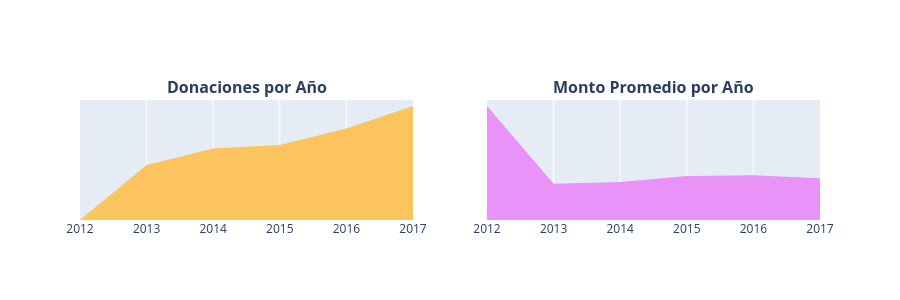

Notebook code cell kept with this figure:
### Markdown cell above
Donaciones por año

* 3.4.1 Número de donaciones por año
* 3.4.2 Montos promedio de donación por año

### Code cell
# 1. Extracción de fechas (se mantiene original)
donations_df['Donation Date'] = pd.to_datetime(donations_df['Donation Received Date'])
donations_df['Donation Year'] = donations_df['Donation Date'].dt.year
donations_df['Donation Month'] = donations_df['Donation Date'].dt.month
donations_df['Donation Day'] = donations_df['Donation Date'].dt.day
donations_df['Donation Weekday'] = donations_df['Donation Date'].dt.weekday
donations_df['Donation Hour'] = donations_df['Donation Date'].dt.hour

# 2. Agrupación (mantiene los nombres originales de las columnas)
t1 = donations_df.groupby(['Donation Year']).agg({'Donation Month' : 'count', 'Donation Amount' : 'mean'}).reset_index().rename(columns={'Donation Month' : 'Total Donations', 'Donation Amount' : 'Average Amount'})

x = t1['Donation Year']
y1 = t1['Total Donations']
y2 = t1['Average Amount']

trace1 = go.Scatter(x=x[:-1], y=y1[:-1], fill='tozeroy', fillcolor = '#fcc45f', mode= 'none')
trace2 = go.Scatter(x=x[:-1], y=y2[:-1], fill='tozeroy', fillcolor = "#e993f9", mode= 'none')

# 3. Traducción de los títulos de las gráficas
fig = tools.make_subplots(rows=1, cols=2, print_grid=False, subplot_titles = ["<b>Donaciones por Año</b>", "<b>Monto Promedio por Año</b>"])

fig.append_trace(trace1, 1, 1)
fig.append_trace(trace2, 1, 2)

# 4. Configuración del diseño (sin la propiedad 'autotick' que causaba el error)
fig['layout'].update(height=300, showlegend=False, yaxis=dict(
        autorange=True,
        showgrid=False,
        zeroline=False,
        showline=False,
        ticks='',
        showticklabels=False
    ), yaxis2=dict(
        autorange=True,
        showgrid=False,
        zeroline=False,
        showline=False,
        ticks='',
        showticklabels=False
    ))

iplot(fig)

### Figure 1 — Plotly figure (JSON) as saved in the notebook; plotly's stock layout.template omitted (floating-point values rounded to 4 significant figures)
{"data": [{"fill": "tozeroy", "fillcolor": "#fcc45f", "mode": "none", "type": "scatter", "x": [2012.0, 2013.0, 2014.0, 2015.0, 2016.0, 2017.0], "xaxis": "x", "y": [149, 516634, 672671, 705813, 860091, 1072559], "yaxis": "y"}, {"fill": "tozeroy", "fillcolor": "#e993f9", "mode": "none", "type": "scatter", "x": [2012.0, 2013.0, 2014.0, 2015.0, 2016.0, 2017.0], "xaxis": "x2", "y": [166.7, 53.02, 55.46, 64.35, 65.5, 61.22], "yaxis": "y2"}], "layout": {"annotations": [{"font": {"size": 16}, "showarrow": false, "text": "<b>Donaciones por Año</b>", "x": 0.225, "xanchor": "center", "xref": "paper", "y": 1, "yanchor": "bottom", "yref": "paper"}, {"font": {"size": 16}, "showarrow": false, "text": "<b>Monto Promedio por Año</b>", "x": 0.775, "xanchor": "center", "xref": "paper", "y": 1, "yanchor": "bottom", "yref": "paper"}], "height": 300, "showlegend": false, "xaxis": {"anchor": "y", "domain": [0, 0.45]}, "xaxis2": {"anchor": "y2", "domain": [0.55, 1]}, "yaxis": {"anchor": "x", "autorange": true, "domain": [0, 1], "showgrid": false, "showline": false, "showticklabels": false, "ticks": "", "zeroline": false}, "yaxis2": {"anchor": "x2", "autorange": true, "domain": [0, 1], "showgrid": false, "showline": false, "showticklabels": false, "ticks": "", "zeroline": false}}}
